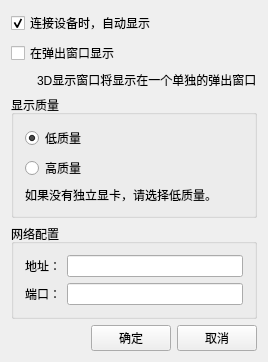
<?xml version="1.0" encoding="UTF-8"?>
<ui version="4.0">
 <class>h2UnityWindowConfig</class>
 <widget class="QWidget" name="h2UnityWindowConfig">
  <property name="geometry">
   <rect>
    <x>0</x>
    <y>0</y>
    <width>262</width>
    <height>285</height>
   </rect>
  </property>
  <property name="windowTitle">
   <string>h2UnityWindowConfig</string>
  </property>
  <layout class="QGridLayout" name="gridLayout">
   <item row="6" column="2">
    <widget class="QPushButton" name="PB_Cancel">
     <property name="text">
      <string>取消</string>
     </property>
    </widget>
   </item>
   <item row="6" column="1">
    <widget class="QPushButton" name="PB_OK">
     <property name="text">
      <string>确定</string>
     </property>
    </widget>
   </item>
   <item row="6" column="0">
    <spacer name="horizontalSpacer">
     <property name="orientation">
      <enum>Qt::Horizontal</enum>
     </property>
     <property name="sizeHint" stdset="0">
      <size>
       <width>40</width>
       <height>20</height>
      </size>
     </property>
    </spacer>
   </item>
   <item row="4" column="0" colspan="3">
    <widget class="QGroupBox" name="groupBox">
     <property name="enabled">
      <bool>true</bool>
     </property>
     <property name="title">
      <string>显示质量</string>
     </property>
     <layout class="QGridLayout" name="gridLayout_2">
      <item row="1" column="0">
       <widget class="QRadioButton" name="RB_highQuality">
        <property name="text">
         <string>高质量</string>
        </property>
       </widget>
      </item>
      <item row="0" column="0">
       <widget class="QRadioButton" name="RB_lowQuality">
        <property name="text">
         <string>低质量</string>
        </property>
        <property name="checked">
         <bool>true</bool>
        </property>
       </widget>
      </item>
      <item row="2" column="0">
       <widget class="QLabel" name="label">
        <property name="text">
         <string>如果没有独立显卡，请选择低质量。</string>
        </property>
       </widget>
      </item>
     </layout>
    </widget>
   </item>
   <item row="1" column="0" colspan="3">
    <layout class="QGridLayout" name="gridLayout_4">
     <item row="1" column="0">
      <widget class="QLabel" name="label_2">
       <property name="minimumSize">
        <size>
         <width>20</width>
         <height>0</height>
        </size>
       </property>
       <property name="maximumSize">
        <size>
         <width>20</width>
         <height>16777215</height>
        </size>
       </property>
       <property name="text">
        <string/>
       </property>
      </widget>
     </item>
     <item row="1" column="1">
      <widget class="QLabel" name="label_3">
       <property name="text">
        <string>3D显示窗口将显示在一个单独的弹出窗口</string>
       </property>
      </widget>
     </item>
     <item row="0" column="0" colspan="2">
      <widget class="QCheckBox" name="CBX_popoutUnityWindow">
       <property name="text">
        <string>在弹出窗口显示</string>
       </property>
      </widget>
     </item>
    </layout>
   </item>
   <item row="0" column="0" colspan="3">
    <layout class="QGridLayout" name="gridLayout_3">
     <item row="0" column="0" colspan="2">
      <widget class="QCheckBox" name="CBX_autoOpenUnityWindow">
       <property name="text">
        <string>连接设备时，自动显示</string>
       </property>
       <property name="checked">
        <bool>true</bool>
       </property>
      </widget>
     </item>
    </layout>
   </item>
   <item row="5" column="0" colspan="3">
    <widget class="QGroupBox" name="groupBox_2">
     <property name="title">
      <string>网络配置</string>
     </property>
     <layout class="QGridLayout" name="gridLayout_5">
      <item row="0" column="0">
       <widget class="QLabel" name="label_4">
        <property name="text">
         <string>地址：</string>
        </property>
       </widget>
      </item>
      <item row="1" column="0">
       <widget class="QLabel" name="label_5">
        <property name="text">
         <string>端口：</string>
        </property>
       </widget>
      </item>
      <item row="0" column="1">
       <widget class="QLineEdit" name="LE_addr"/>
      </item>
      <item row="1" column="1">
       <widget class="QLineEdit" name="LE_port"/>
      </item>
     </layout>
    </widget>
   </item>
  </layout>
 </widget>
 <layoutdefault spacing="6" margin="11"/>
 <resources/>
 <connections/>
</ui>
